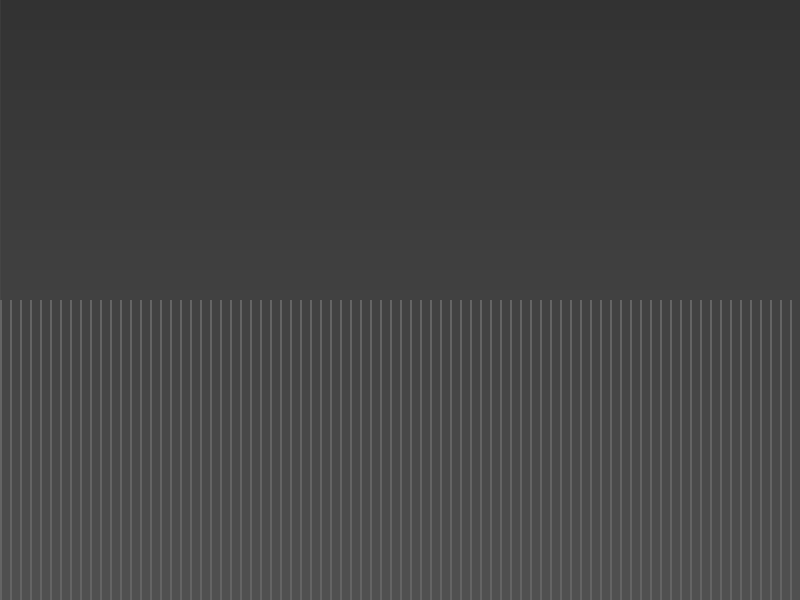
Frame 1 (no input)
Frame 60 (the mouse pressed at the canvas centre just before this capture): identical to frame 1, image omitted
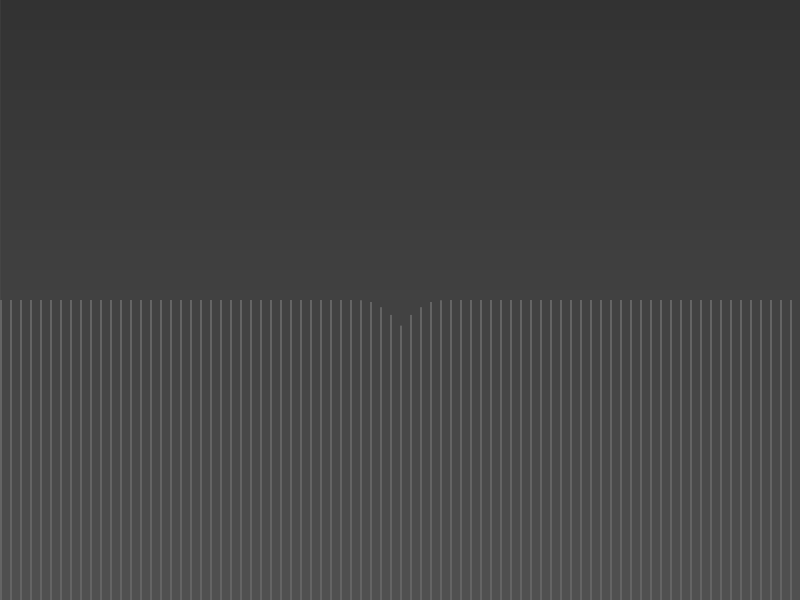
Frame 120 (the mouse held since frame 60 and released just before this capture)

The Processing sketch that drew these frames (run headless with seeded random() and noise(); from frame 60 on, the mouse is pressed at the canvas centre):

// Processing sketch: build
// ── build.pde
WaterLine water;


void setup() {
	size(800,600);
	frameRate(60);
	background(0);
	water = new WaterLine(800,0.001,0.05, 0.45);

}

void draw() {
	colorMode(HSB);
	background(0,0,100);
	setGradient(0,0,width,height,color(0,0,50),color(0,0,80));

	water.run();
}

void mousePressed() {
	water.splash(mouseX, 200);
}

void setGradient(int x, int y, float w, float h, color c1, color c2) {
	noFill();
	for (int i = y; i <= y+h; i++) {
		float inter = map(i, y, y+h, 0, 1);
		color c = lerpColor (c1, c2, inter);
		stroke(c);
		line(x,i,x+w,i);
	}
}

//Class for the individual points
class Spring {
	public float position;
	public float velocity;

	Spring() {
		position = 0;
		velocity = 0;
	}

	float getPosition() {
		return position;
	}

	void setVelocity(float speed) {
		velocity = speed;
	}

	void addVelocity(float speed) {
		velocity += speed;
	}

	void addPosition(float pos) {
		position += pos;
	}

	void update(float dampening, float tension) {
		position += velocity;
		//First part is Hooke's law, second part is friction/dampening
		float acceleration = (-1)*tension*position - dampening*velocity;
		
		//Euler's method
		velocity += acceleration;
		acceleration = 0;
	}

	void display(float x, float offset) {
		colorMode(HSB);
		fill(0,0,100);
		noStroke();
		rectMode(CORNER);
		rect(x,position+offset,2,height-(position+offset));

		/*
		ellipseMode(CENTER);
		fill(0);
		ellipse(x,position+offset,2,2);
		*/
	}
}

class WaterLine {
	ArrayList<Spring> springs;
	ArrayList<Float> xpoints;
	//private Spring[] springs;
	//private float[] xpoints;
	private int numPoints;
	private float dampening;
	private float tension;
	private float spread;
	private float centerY;

	WaterLine(int npoints, float dampening, float tension, float spread) {
		centerY = height/2;
		numPoints = npoints;
		this.dampening = dampening;
		this.tension = tension;
		this.spread = spread;
		springs = new ArrayList<Spring>();
		xpoints = new ArrayList<Float>();

		for (int i = 0; i < numPoints; i++) {
			springs.add(new Spring());
			xpoints.add(float(i));
		}
	}

	void splash(int index, float speed) {
		if ((index >= 0) && (index < numPoints)) {
			Spring s = springs.get(index);
			s.setVelocity(speed);
		}
	}

	void run() {

		for (int i = 0; i < numPoints; i++) {
			Spring s = springs.get(i);
			s.update(dampening,tension);
			if (i%10 == 0) {
				s.display(xpoints.get(i), centerY);
			}
		}

		ArrayList<Float> leftDeltas = new ArrayList<Float>();
		ArrayList<Float> rightDeltas = new ArrayList<Float>();

		for (int i = 0; i < numPoints; i++) {
			leftDeltas.add(0.0);
			rightDeltas.add(0.0);
		}

		for (int j = 0; j < 8; j++) {
			for (int i = 0; i < numPoints; i++) {
				Spring s_i = springs.get(i);
				if (i > 0) {
					Spring s_i_prev = springs.get(i-1);
					leftDeltas.set(i, (spread * (s_i.position - s_i_prev.position)));
					s_i_prev.velocity += leftDeltas.get(i);
				}
				if (i < springs.size() - 1) {
					Spring s_i_next = springs.get(i+1);
					rightDeltas.set(i, spread * (s_i.position - s_i_next.position));
					s_i.velocity += rightDeltas.get(i);
				}
			}

			for (int i = 0; i < numPoints; i++) {
				Spring s_i = springs.get(i);
				if (i > 0) {
					Spring s_i_prev = springs.get(i-1);
					s_i_prev.position += leftDeltas.get(i);
				}
				if (i < numPoints-1) {
					Spring s_i_next = springs.get(i+1);
					s_i_next.position += rightDeltas.get(i);
				}
			}
		}
	}



}
